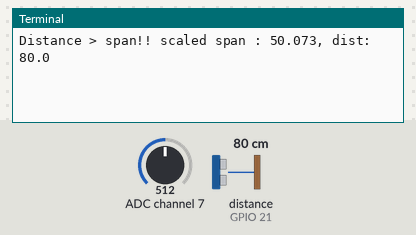
Bench run of a program on a simulated Raspberry Pi (BCM pin numbers). On the bench: the last lines printed to the terminal. The inputs (shaded band) are chosen by the test bench; at power-on: distance to the obstacle (sensor on GPIO 21) 80 cm, ADC channel 7 = 512 (analog values on the 0–1023 scale). The echo pulse lasts 58.3 µs per cm; the clock reads 2024-03-15 10:24:30 at power-on unless the program sets it; files the program writes start out absent.

Above: at 1.2 s.
1.3 s: distance to the obstacle (sensor on GPIO 21) set to 2 cm
At 3.3 s:
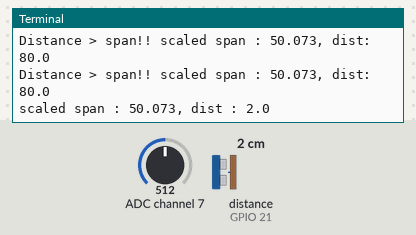
3.9 s: ADC channel 7 set to 716
At 5.1 s:
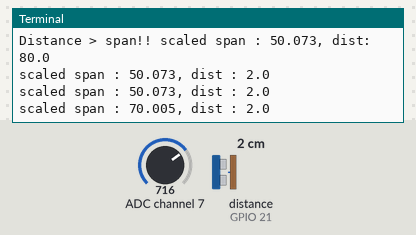
5.4 s: distance to the obstacle (sensor on GPIO 21) set to 4 cm
At 5.9 s:
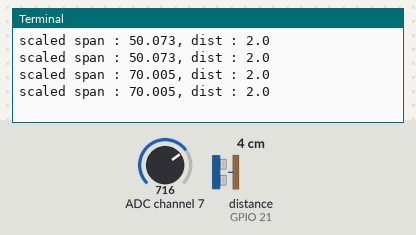
6.9 s: ADC channel 7 set to 900
At 8.3 s:
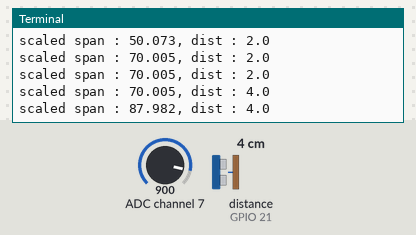
Timing chart, 0 to 9.4 s (numbered marks = the images above; inputs shaded):
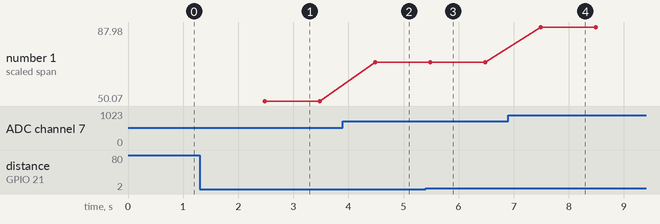

Measured:
- after the input at 1.3 s, the terminal: prints a new line after 1.2 s (image 1)
- after the input at 3.9 s, the terminal: prints a new line after 0.58 s (image 2)
- after the input at 6.9 s, the terminal: prints a new line after 0.59 s (image 4)
- plotted number 1: 50.07 → 70 after the input at 3.9 s, 70 → 87.98 after the input at 6.9 s

The program:

ultrasonic_span.py
```python
from gpiozero import MCP3008, DistanceSensor
from time import sleep
from datetime import datetime

pot = MCP3008(7)
ultrasonic = DistanceSensor(echo = 21, trigger = 20)
file = open("/home/thlinh04/sourchProject/RaspberryPi/distance_log.txt",'w')
while True:
    dist = ultrasonic.distance *100
    span = pot.value * 100
    dist, span = round(dist, 3), round(span, 3)
    if dist <= span:
        print(f"scaled span : {span}, dist : {dist}")
        timestamp = datetime.now().strftime('%Y/%m/%d %H:%M:%S')
        data = f"{timestamp} --> distance : {dist} , span : {span} \n"
        file.write(data)
    else:
        print(f"Distance > span!! scaled span : {span}, dist: {dist}")
    sleep(1)
file.close()
```
